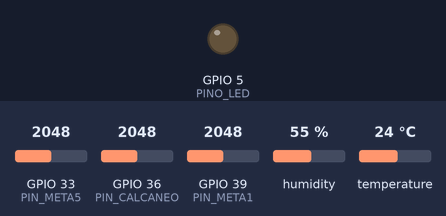
Bench run of a sketch on a simulated ESP32. Parts: output pins drawn as LEDs (lit = HIGH). The test bench sets the inputs (shaded band); at power-on: GPIO 33 (PIN_META5) = 2048, GPIO 36 (PIN_CALCANEO) = 2048, GPIO 39 (PIN_META1) = 2048, humidity 55 %, temperature 24 °C (analog values on the 0–4095 scale). Nothing arrives over Bluetooth unless stated; a phone connects over Bluetooth LE 3 s after start.

Above: at 0.3 s.
At 0.9 s:
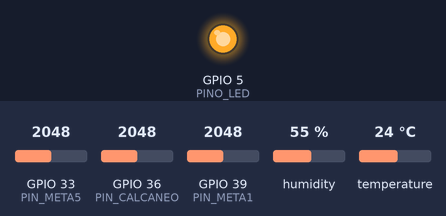
Timing chart, 0 to 16.7 s (numbered marks = the images above):
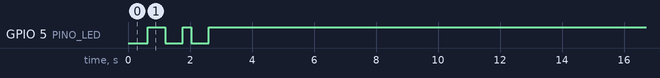

The sketch:

monitor_plantar_V_3.0.ino
```cpp
/*
 * Monitor Plantar - Sistema Integrado (FSRs + AHT20 + BLE)
 * Hardware: D32, Resistores 10k/20k, I2C 21/22
 */

#include <Wire.h>
#include <Adafruit_AHTX0.h>
#include <BLEDevice.h>
#include <BLEServer.h>
#include <BLEUtils.h>
#include <BLE2902.h>
#include <ArduinoJson.h>
#include "soc/soc.h"
#include "soc/rtc_cntl_reg.h"

// ── Hardware ─────────────────────────────────────────────
#define PINO_LED 5
#define PIN_CALCANEO 36
#define PIN_META1    39
#define PIN_META5    33

// ── Config BLE ───────────────────────────────────────────
#define BLE_NOME  "MonitorPlantar"
#define SVC_UUID  "4fafc201-1fb5-459e-8fcc-c5c9c331914b"
#define CHAR_UUID "beb5483e-36e1-4688-b7f5-ea07361b26a8"

Adafruit_AHTX0 aht;
BLEServer* pServer = nullptr;
BLECharacteristic* pCharacteristic = nullptr;
bool deviceConnected = false;
uint32_t seqBLE = 0;

// Variáveis de Suavização (Pressão)
float calSuave = 0, m1Suave = 0, m5Suave = 0;
const float alfa = 0.3;

float converterParaKpa(int adc) { return (adc / 4095.0f) * 600.0f; }

class ServerCB : public BLEServerCallbacks {
  void onConnect(BLEServer*)    override { deviceConnected = true; }
  void onDisconnect(BLEServer*) override { deviceConnected = false; }
};

void setup() {
  WRITE_PERI_REG(RTC_CNTL_BROWN_OUT_REG, 0);
  pinMode(PINO_LED, OUTPUT);
  Serial.begin(115200);

  analogSetAttenuation(ADC_11db);
  analogReadResolution(12);
  Wire.begin(21, 22);

  // Inicializa AHT20
  if (!aht.begin(&Wire)) Serial.println(F("ERRO: AHT20 não encontrado."));

  // Inicializa BLE
  BLEDevice::init(BLE_NOME);
  pServer = BLEDevice::createServer();
  pServer->setCallbacks(new ServerCB());
  BLEService* svc = pServer->createService(SVC_UUID);
  pCharacteristic = svc->createCharacteristic(CHAR_UUID, BLECharacteristic::PROPERTY_NOTIFY);
  pCharacteristic->addDescriptor(new BLE2902());
  svc->start();
  BLEAdvertising* adv = BLEDevice::getAdvertising();
  adv->addServiceUUID(SVC_UUID);
  adv->start();
}

void loop() {
  // 1. Leitura sensores
  sensors_event_t umid, temp;
  aht.getEvent(&umid, &temp);

  float kpaCal = converterParaKpa(analogRead(PIN_CALCANEO));
  float kpaM1  = converterParaKpa(analogRead(PIN_META1));
  float kpaM5  = converterParaKpa(analogRead(PIN_META5));

  // 2. Filtro
  calSuave = (alfa * kpaCal) + ((1.0 - alfa) * calSuave);
  m1Suave  = (alfa * kpaM1)  + ((1.0 - alfa) * m1Suave);
  m5Suave  = (alfa * kpaM5)  + ((1.0 - alfa) * m5Suave);

  if (deviceConnected) {
    digitalWrite(PINO_LED, HIGH);

    // 3. JSON Integrado
    StaticJsonDocument<256> doc;
    doc["temp"] = temp.temperature;
    doc["umid"] = umid.relative_humidity;
    doc["kpa_calcaneo"] = (float)calSuave;
    doc["kpa_meta1"]    = (float)m1Suave;
    doc["kpa_meta5"]    = (float)m5Suave;
    doc["seq"]          = seqBLE++;

    char buf[256];
    serializeJson(doc, buf);
    pCharacteristic->setValue(buf);
    pCharacteristic->notify();

    // Feedback visual de envio
    digitalWrite(PINO_LED, LOW); delay(5); digitalWrite(PINO_LED, HIGH);
    delay(200);
  } else {
    // LED modo busca
    digitalWrite(PINO_LED, (millis() / 500) % 2);
    delay(200);
  }
}
```

Measured:
- by itself, GPIO 5 (PINO_LED): goes HIGH 0.56 s, LOW 0.56 s, HIGH 0.28 s, LOW 0.56 s, then HIGH
- by itself, everything shown: repeats every 25.7 s, in 90 steps
